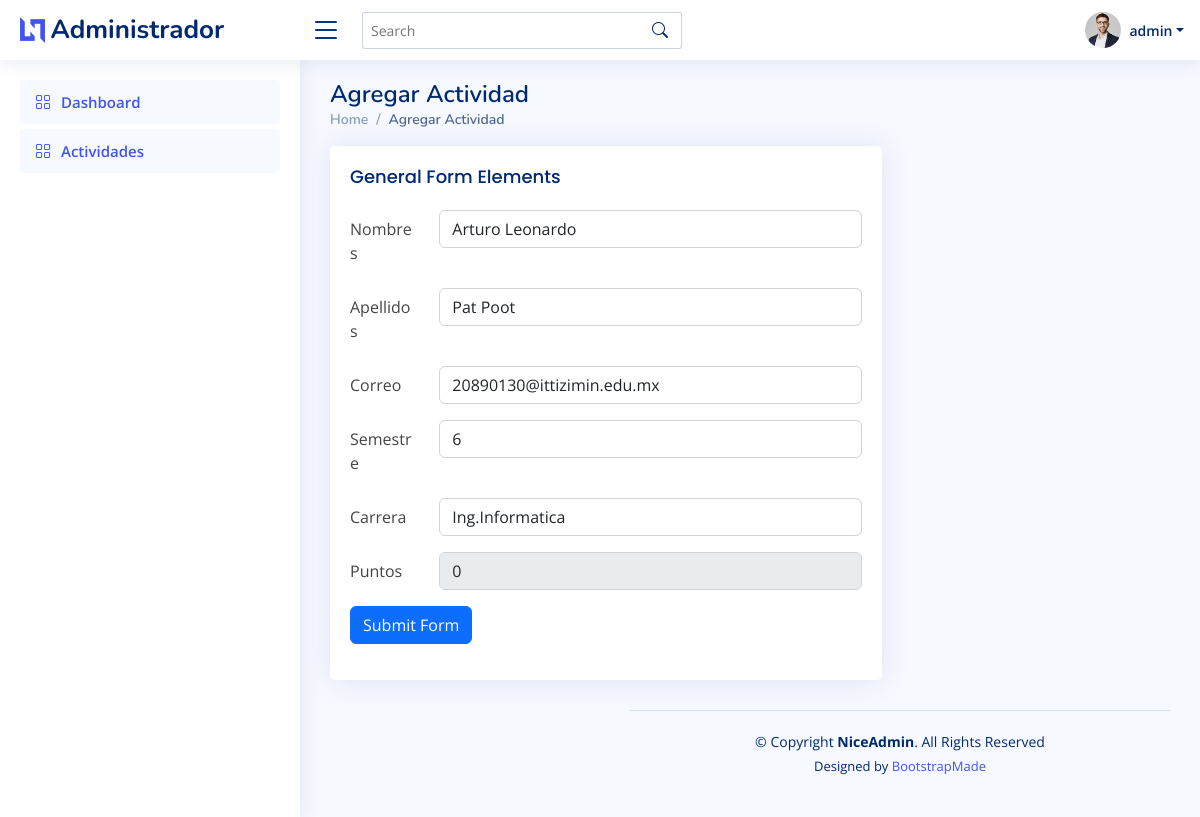
/admin/editar_alumnos.php?ideditar=9 (signed in), run on the app's committed database.
### tables this page shows
CREATE TABLE `adminsresponsables` (
  `id` int(11) NOT NULL,
  `nombre` varchar(200) NOT NULL,
  `correo` varchar(200) NOT NULL,
  `contrasena` varchar(200) NOT NULL,
  `tipo_usuario` varchar(200) NOT NULL DEFAULT 'usuario',
  `imgperfil` varchar(200) NOT NULL
);

CREATE TABLE `alumnos` (
  `id` int(11) NOT NULL,
  `nombres` varchar(200) NOT NULL,
  `apellidos` varchar(200) NOT NULL,
  `correo` varchar(200) NOT NULL,
  `semestre` int(11) NOT NULL,
  `carrera` varchar(200) NOT NULL,
  `contrasena` varchar(200) NOT NULL,
  `puntos` int(11) NOT NULL,
  `imgperfil` varchar(200) NOT NULL
);

### admin/editar_alumnos.php (the view, shortened to what this page needs)
<?php
@include '../config.php';
$id_actividad = $_GET['ideditar'];
$sql = "SELECT nombres, apellidos,correo,semestre,carrera,puntos FROM alumnos WHERE id = ?";
$stmt = $conn->prepare($sql);
$stmt->bind_param("i", $id_actividad);
$stmt->execute();
$stmt->bind_result($nombres, $apellidos, $correoalumnos, $semestre, $carrera, $puntos);
?>
<!DOCTYPE html>
<html lang="en">
<head>
    <link href="../assets/vendor/bootstrap/css/bootstrap.min.css" rel="stylesheet">
    <link href="../assets/vendor/bootstrap-icons/bootstrap-icons.css" rel="stylesheet">
    <link href="../assets/vendor/boxicons/css/boxicons.min.css" rel="stylesheet">
    <link href="../assets/vendor/quill/quill.snow.css" rel="stylesheet">
    <link href="../assets/vendor/quill/quill.bubble.css" rel="stylesheet">
    <link href="../assets/vendor/remixicon/remixicon.css" rel="stylesheet">
    <link href="../assets/vendor/simple-datatables/style.css" rel="stylesheet">
    <link href="../assets/css/style.css" rel="stylesheet">
</head>
<body>
    <?php
    @include '../config.php';
    $id_admin = $_SESSION['id_admin'];
    $sql = "SELECT id, nombre, correo, tipo_usuario FROM adminsresponsables WHERE id = ?";
    $stmt = $conn->prepare($sql);
    $stmt->bind_param("i", $id_admin);
    $stmt->execute();
    $stmt->bind_result($id, $nombre, $correo, $tipo_usuario);
    ?>
    <header id="header" class="header fixed-top d-flex align-items-center">
        <div class="d-flex align-items-center justify-content-between">
            <a href="index.html" class="logo d-flex align-items-center">
                <img src="../assets/img/logo.png" alt="">
                <span class="d-none d-lg-block">Administrador</span>
            </a>
            <i class="bi bi-list toggle-sidebar-btn"></i>
        </div>
        <div class="search-bar">
            <form class="search-form d-flex align-items-center" method="POST" action="#">
                <input type="text" name="query" placeholder="Search" title="Enter search keyword">
                <button type="submit" title="Search"><i class="bi bi-search"></i></button>
            </form>
        </div>
        <nav class="header-nav ms-auto">
            <ul class="d-flex align-items-center">
                <li class="nav-item dropdown pe-3">
                    <a class="nav-link nav-profile d-flex align-items-center pe-0" href="#" data-bs-toggle="dropdown">
                        <img src="../assets/img/profile-img.jpg" alt="Profile" class="rounded-circle">
                        <span class="d-none d-md-block dropdown-toggle ps-2"><?php echo $nombre; ?></span>
                    </a>
                </li>
            </ul>
        </nav>
    </header>
    <aside id="sidebar" class="sidebar">
        <ul class="sidebar-nav" id="sidebar-nav">
            <li class="nav-item">
                <a class="nav-link " href="../admin_page.php">
                    <i class="bi bi-grid"></i>
                    <span>Dashboard</span>
                </a>
            </li>
            <li class="nav-item">
                <a class="nav-link " href="admin/actividades.php">
                    <i class="bi bi-grid"></i>
                    <span>Actividades</span>
                </a>
            </li>
        </ul>
    </aside>
    <main id="main" class="main">
        <div class="pagetitle">
            <h1>Agregar Actividad</h1>
            <nav>
                <ol class="breadcrumb">
                    <li class="breadcrumb-item"><a href="login_form.php">Home</a></li>
                    <li class="breadcrumb-item active">Agregar Actividad</li>
                </ol>
            </nav>
        </div>
        <section class="section dashboard">
            <div class="row">
                <div class="col-lg-8">
                    <div class="card">
                        <div class="card-body">
                            <h5 class="card-title">General Form Elements</h5>
                            <form method="post" id="myForm">
                                <div class="row mb-3">
                                    <label for="inputText" class="col-sm-2 col-form-label">Nombres</label>
                                    <div class="col-sm-10">
                                        <input type="text" name="nombres" class="form-control" value="<?php echo $nombres; ?>">
                                    </div>
                                </div>
                                <div class="row mb-3">
                                    <label for="inputEmail" class="col-sm-2 col-form-label">Apellidos</label>
                                    <div class="col-sm-10">
                                        <input type="text" name="apellidos" class="form-control" value="<?php echo $apellidos; ?>">
                                    </div>
                                </div>
                                <div class="row mb-3">
                                    <label for="inputEmail" class="col-sm-2 col-form-label">Correo</label>
                                    <div class="col-sm-10">
                                        <input type="email" name="correo" class="form-control" value="<?php echo $correoalumnos; ?>">
                                    </div>
                                </div>
                                <div class="row mb-3">
                                    <label for="inputText" class="col-sm-2 col-form-label">Semestre</label>
                                    <div class="col-sm-10">
                                        <input type="text" name="semestre" class="form-control" value="<?php echo $semestre; ?>">
                                    </div>
                                </div>
                                <div class="row mb-3">
                                    <label for="inputText" class="col-sm-2 col-form-label">Carrera</label>
                                    <div class="col-sm-10">
                                        <input type="text" name="carrera" class="form-control" value="<?php echo $carrera; ?>">
                                    </div>
                                </div>
                                <div class="row mb-3">
                                    <label for="inputText" class="col-sm-2 col-form-label">Puntos</label>
                                    <div class="col-sm-10">
                                        <input type="text" disabled name="puntos" class="form-control" value="<?php echo $puntos; ?>">
                                    </div>
                                </div>
                                <div class="row mb-3">
                                    <div class="col-sm-10">
                                        <button type="submit" class="btn btn-primary">Submit Form</button>
                                    </div>
                                </div>
                            </form>
                        </div>
                    </div>
                </div>
            </div>
            <footer id="footer" class="footer">
                <div class="copyright">
                    &copy; Copyright <strong><span>NiceAdmin</span></strong>. All Rights Reserved
                </div>
                <div class="credits">
                    Designed by <a href="https://bootstrapmade.com/">BootstrapMade</a>
                </div>
            </footer>
</body>
</html>

### assets/css/style.css (style rules this page uses)
:root { scroll-behavior: smooth; }
body { font-family: "Open Sans", sans-serif; background: #f6f9ff; color: #444444; }
a { color: #4154f1; text-decoration: none; }
h1, h2, h3, h4, h5, h6 { font-family: "Nunito", sans-serif; }
#main { margin-top: 60px; padding: 20px 30px; transition: all 0.3s; }
.pagetitle { margin-bottom: 10px; }
.pagetitle h1 { font-size: 24px; margin-bottom: 0; font-weight: 600; color: #012970; }
.card { margin-bottom: 30px; border: none; border-radius: 5px; box-shadow: 0px 0 30px rgba(1, 41, 112, 0.1); }
.card-title { padding: 20px 0 15px 0; font-size: 18px; font-weight: 500; color: #012970; font-family: "Poppins", sans-serif; }
.card-body { padding: 0 20px 20px 20px; }
.breadcrumb { font-size: 14px; font-family: "Nunito", sans-serif; color: #899bbd; font-weight: 600; }
.breadcrumb a { color: #899bbd; transition: 0.3s; }
.breadcrumb .breadcrumb-item::before { color: #899bbd; }
.breadcrumb .active { color: #51678f; font-weight: 600; }
.logo { line-height: 1; }
@media (min-width: 1200px) { .logo { width: 280px; } }
.logo img { max-height: 26px; margin-right: 6px; }
.logo span { font-size: 26px; font-weight: 700; color: #012970; font-family: "Nunito", sans-serif; }
.header { transition: all 0.5s; z-index: 997; height: 60px; box-shadow: 0px 2px 20px rgba(1, 41, 112, 0.1); background-color: #fff; padding-left: 20px; }
.header .toggle-sidebar-btn { font-size: 32px; padding-left: 10px; cursor: pointer; color: #012970; }
.header .search-bar { min-width: 360px; padding: 0 20px; }
.header .search-form { width: 100%; }
.header .search-form input { border: 0; font-size: 14px; color: #012970; border: 1px solid rgba(1, 41, 112, 0.2); padding: 7px 38px 7px 8px; border-radius: 3px; transition: 0.3s; width: 100%; }
.header .search-form button { border: 0; padding: 0; margin-left: -30px; background: none; }
.header .search-form button i { color: #012970; }
.header-nav ul { list-style: none; }
.header-nav>ul { margin: 0; padding: 0; }
.header-nav .nav-profile { color: #012970; }
.header-nav .nav-profile img { max-height: 36px; }
.header-nav .nav-profile span { font-size: 14px; font-weight: 600; }
.sidebar { position: fixed; top: 60px; left: 0; bottom: 0; width: 300px; z-index: 996; transition: all 0.3s; padding: 20px; overflow-y: auto; scrollbar-width: thin; scrollbar-color: #aab7cf transparent; box-shadow: 0px 0px 20px rgba(1, 41, 112, 0.1); background-color: #fff; }
@media (min-width: 1200px) { #main, #footer { margin-left: 300px; } }
.sidebar-nav { padding: 0; margin: 0; list-style: none; }
.sidebar-nav li { padding: 0; margin: 0; list-style: none; }
.sidebar-nav .nav-item { margin-bottom: 5px; }
.sidebar-nav .nav-link { display: flex; align-items: center; font-size: 15px; font-weight: 600; color: #4154f1; transition: 0.3; background: #f6f9ff; padding: 10px 15px; border-radius: 4px; }
.sidebar-nav .nav-link i { font-size: 16px; margin-right: 10px; color: #4154f1; }
.footer { padding: 20px 0; font-size: 14px; transition: all 0.3s; border-top: 1px solid #cddfff; }
.footer .copyright { text-align: center; color: #012970; }
.footer .credits { padding-top: 5px; text-align: center; font-size: 13px; color: #012970; }

### data on the page
adminsresponsables: nombre "admin"
alumnos: nombres "Arturo Leonardo", apellidos "Pat Poot", correo "20890130@ittizimin.edu.mx", semestre "6", carrera "Ing.Informatica", puntos "0"
